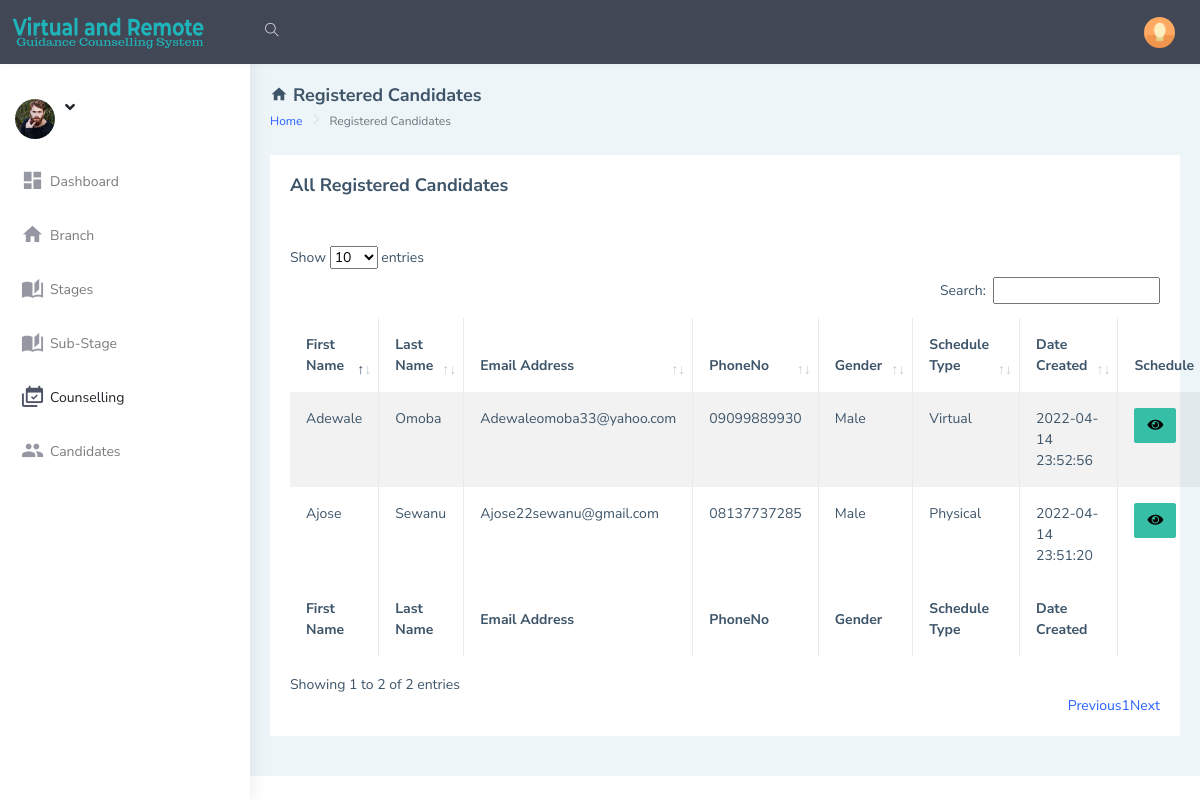
Page /admin/allCandidates.php on the committed database.
### tables this page shows
CREATE TABLE `users_tbl` (
  `id` int(10) NOT NULL,
  `firstName` varchar(50) DEFAULT NULL,
  `lastName` varchar(50) DEFAULT NULL,
  `emailAddress` varchar(50) DEFAULT NULL,
  `password` varchar(20) DEFAULT NULL,
  `phoneNo` varchar(20) DEFAULT NULL,
  `address` text DEFAULT NULL,
  `dob` varchar(20) DEFAULT NULL,
  `gender` varchar(10) DEFAULT NULL,
  `hobbies` text DEFAULT NULL,
  `course` varchar(50) DEFAULT NULL,
  `qualification` varchar(50) DEFAULT NULL,
  `qualificationGrade` varchar(50) DEFAULT NULL,
  `skills` text DEFAULT NULL,
  `scheduleTypeId` varchar(10) DEFAULT NULL,
  `dateCreated` varchar(20) DEFAULT NULL
);

CREATE TABLE `scheduletype_tbl` (
  `id` int(10) NOT NULL,
  `typeName` varchar(20) DEFAULT NULL
);

### admin/allCandidates.php (the view, shortened to what this page needs)
<!DOCTYPE html>
<html dir="ltr" lang="en">
<?php
include('subStage_action.php');
include('includes/header.php');
?>
<body>
    <div id="main-wrapper" data-layout="vertical" data-navbarbg="skin5" data-sidebartype="full"
        data-sidebar-position="absolute" data-header-position="absolute" data-boxed-layout="full">
        <?php include 'includes/topbar.php'?>
        <?php include 'includes/sidebar.php'?>
        <div class="page-wrapper">
            <div class="page-breadcrumb">
                <div class="row align-items-center">
                    <div class="col-5">
                        <h4 class="page-title"><i class="mdi mdi-home"></i> Registered Candidates</h4>
                        <div class="d-flex align-items-center">
                            <nav aria-label="breadcrumb">
                                <ol class="breadcrumb">
                                    <li class="breadcrumb-item"><a href="#">Home</a></li>
                                    <li class="breadcrumb-item active" aria-current="page">Registered Candidates</li>
                                </ol>
                            </nav>
                        </div>
                    </div>
                </div>
            </div>
            <div class="container-fluid">
                <div class="row">
                    <div class="col-lg-12 col-xlg-12 col-md-12">
                        <div class="card">
                            <div class="card-body">
                            <h4 class="page-title">All Registered Candidates</h4>
                                <br><br>
                                <table id="example" class="table table-striped table-bordered" style="width:100%">
                                    <thead>
                                        <tr>
                                            <th>First Name</th>
                                            <th>Last Name</th>
                                            <th>Email Address</th>
                                            <th>PhoneNo</th>
                                            <th>Gender</th>
                                            <th>Schedule Type</th>
                                            <th>Date Created</th>
                                            <th>Schedule</th>
                                        </tr>
                                    </thead>
                                    <tbody>
                                    <?php
                                        $que=mysqli_query($con,"SELECT users_tbl.id,users_tbl.firstName, users_tbl.lastName,users_tbl.emailAddress,users_tbl.phoneNo,users_tbl.gender,users_tbl.dateCreated,
                                        scheduletype_tbl.typeName
                                        from users_tbl
                                        INNER JOIN scheduletype_tbl ON scheduletype_tbl.id = users_tbl.scheduleTypeId");
                                        while ($row=mysqli_fetch_array($que)) {
                                        ?>
                                        <tr>
                                            <td><?php echo $row['firstName'];?></td>
                                            <td><?php echo $row['lastName'];?></td>
                                            <td><?php echo $row['emailAddress'];?></td>
                                            <td><?php echo $row['phoneNo'];?></td>
                                            <td><?php echo $row['gender'];?></td>
                                            <td><?php echo $row['typeName'];?></td>
                                            <td><?php echo $row['dateCreated'];?></td>
                                            <td><a href="schedule.php?cid=<?php echo $row['id'];?>"  class="btn btn-success"><i class="fa fa-eye"></i></a></td>
                                        </tr>
                                        <?php
                                        }
                                    ?>
                                    </tbody>
                                        <tfoot>
                                            <tr>
                                                <th>First Name</th>
                                                <th>Last Name</th>
                                                <th>Email Address</th>
                                                <th>PhoneNo</th>
                                                <th>Gender</th>
                                                <th>Schedule Type</th>
                                                <th>Date Created</th>
                                                <th></th>
                                            </tr>
                                    </tfoot>
                                </table>
                            </div>
                        </div>
                    </div>
                </div>
            </div>
        </div>
    </div>
</body>
</html>

### admin/includes/header.php (shortened to what this page needs)
<head>
    <link href="../assets/libs/chartist/dist/chartist.min.css" rel="stylesheet">
    <link href="../dist/css/style.min.css" rel="stylesheet">
    <link href="../assets/css/dataTables.bootstrap4.min.css" rel="stylesheet">
</head>

### admin/includes/topbar.php (shortened to what this page needs)
<header class="topbar" data-navbarbg="skin5">
    <nav class="navbar top-navbar navbar-expand-md navbar-dark">
        <div class="navbar-header" data-logobg="skin5">
            <a class="navbar-brand" href="dashboard.php">
                <b class="logo-icon">
                <img src="../assets/images/logo-1.png" alt="homepage" style="margin-top:-50px;margin-bottom:-50px" />
                </b>
            </a>
        </div>
        <div class="navbar-collapse collapse" id="navbarSupportedContent" data-navbarbg="skin5">
            <ul class="navbar-nav float-start me-auto">
                <li class="nav-item search-box"> <a class="nav-link waves-effect waves-dark"
                        href="javascript:void(0)"><i class="ti-search"></i></a>
                </li>
            </ul>
            <ul class="navbar-nav float-end">
                <li class="nav-item dropdown">
                    <a class="nav-link dropdown-toggle text-muted waves-effect waves-dark pro-pic" href="#" id="navbarDropdown" role="button" data-bs-toggle="dropdown" aria-expanded="false">
                        <img src="../assets/images/users/1.jpg" alt="user" class="rounded-circle" width="31">
                    </a>
                </li>
            </ul>
        </div>
    </nav>
</header>

### admin/includes/sidebar.php (shortened to what this page needs)
<aside class="left-sidebar" data-sidebarbg="skin6">
    <div class="scroll-sidebar">
        <nav class="sidebar-nav">
            <ul id="sidebarnav">
                <li>
                    <div class="user-profile d-flex no-block dropdown m-t-20">
                        <div class="user-pic"><img src="../assets/images/users/2.jpg" alt="users"
                                class="rounded-circle" width="40" /></div>
                        <div class="user-content hide-menu m-l-10">
                            <a href="#" class="" id="Userdd" role="button"
                                data-bs-toggle="dropdown" aria-haspopup="true" aria-expanded="false">
                                <h5 class="m-b-0 user-name font-medium"><?php echo ucfirst($ret['firstName'])." ".ucfirst($ret['lastName']);?><i
                                        class="fa fa-angle-down"></i></h5>
                            </a>
                        </div>
                    </div>
                </li>
                <li class="sidebar-item"> <a class="sidebar-link waves-effect waves-dark sidebar-link"
                        href="dashboard.php" aria-expanded="false"><i class="mdi mdi-view-dashboard"></i><span
                            class="hide-menu">Dashboard</span></a></li>
                <li class="sidebar-item"> <a class="sidebar-link waves-effect waves-dark sidebar-link"
                    href="branch.php" aria-expanded="false"><i class="mdi mdi-home"></i><span
                class="hide-menu">Branch</span></a></li>
                <li class="sidebar-item"> <a class="sidebar-link waves-effect waves-dark sidebar-link"
                    href="stage.php" aria-expanded="false"><i class="mdi mdi-book-open-page-variant"></i><span
                class="hide-menu">Stages</span></a></li>
                <li class="sidebar-item"> <a class="sidebar-link waves-effect waves-dark sidebar-link"
                    href="subStage.php" aria-expanded="false"><i class="mdi mdi-book-open-page-variant"></i><span
                class="hide-menu">Sub-Stage</span></a></li>
                <li class="sidebar-item"> <a class="sidebar-link waves-effect waves-dark sidebar-link"
                    href="allCandidates.php" aria-expanded="false"><i class="mdi mdi-calendar-multiple-check"></i><span
                class="hide-menu">Counselling</span></a></li>
                <li class="sidebar-item"> <a class="sidebar-link waves-effect waves-dark sidebar-link"
                    href="allRegCandidates.php" aria-expanded="false"><i class="mdi mdi-account-multiple"></i><span
                class="hide-menu">Candidates</span></a></li>
            </ul>
        </nav>
    </div>
</aside>

### rows in the picture
users_tbl: firstName "Ajose", lastName "Sewanu", emailAddress "Ajose22sewanu@gmail.com", phoneNo "08137737285", gender "Male", scheduletype_tbl.typeName "Physical", dateCreated "2022-04-14 23:51:20"
users_tbl: firstName "Adewale", lastName "Omoba", emailAddress "Adewaleomoba33@yahoo.com", phoneNo "09099889930", gender "Male", scheduletype_tbl.typeName "Virtual", dateCreated "2022-04-14 23:52:56"
